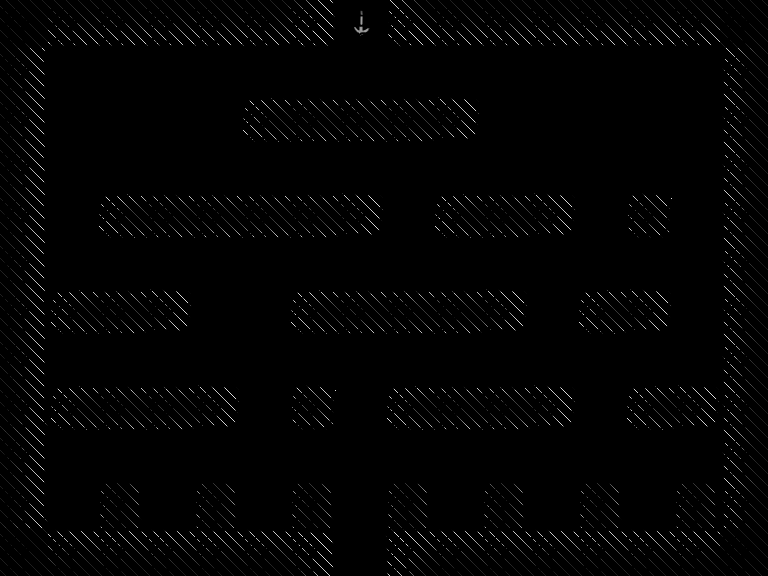

This game map was drawn from its Tiled (.tmx) file and the tilesets committed beside it. A one-line description and the trimmed map source follow:
An orthogonal 16x12 tile map with 48x48 px tiles, 2 tile layers (Tiles, Objects), 2 tilesets and 1 object.

<map version="1.0" orientation="orthogonal" width="16" height="12" tilewidth="48" tileheight="48">
 <tileset firstgid="1" name="objects" tilewidth="48" tileheight="48">
  <image source="img/tiles/objects.png" width="192" height="192" />
  <tile id="0">
   <properties>
    <property name="components" value="Player" />
    <property name="object" value="" />
   </properties>
  </tile>
  <tile id="1">
   <properties>
    <property name="components" value="Finish" />
    <property name="object" value="" />
   </properties>
  </tile>
  <tile id="2">
   <properties>
    <property name="components" value="Dead" />
    <property name="object" value="" />
   </properties>
  </tile>
  <tile id="3">
   <properties>
    <property name="components" value="Wall" />
    <property name="object" value="" />
   </properties>
  </tile>
  <tile id="4">
   <properties>
    <property name="components" value="CellNormal" />
    <property name="object" value="" />
   </properties>
  </tile>
  <tile id="5">
   <properties>
    <property name="components" value="CellJump" />
    <property name="object" value="" />
   </properties>
  </tile>
  <tile id="8">
   <properties>
    <property name="components" value="CellNormal" />
    <property name="object" value="" />
   </properties>
  </tile>
 </tileset>
 <tileset firstgid="17" name="standard" tilewidth="48" tileheight="48">
  <image source="img/tiles/standard.png" width="384" height="384" />
  <tile id="13">
   <properties>
    <property name="components" value="Finish" />
   </properties>
  </tile>
  <tile id="14">
   <properties>
    <property name="components" value="Finish" />
   </properties>
  </tile>
  <tile id="21">
   <properties>
    <property name="components" value="Finish" />
   </properties>
  </tile>
 </tileset>
 <layer name="Tiles" width="16" height="12">
  <data>[192 cells, 95 non-empty, 18 distinct tile ids]</data>
 </layer>
 <layer name="Objects" width="16" height="12">
  <data>[192 cells, 94 non-empty, 2 distinct tile ids]</data>
 </layer>
 <objectgroup name="Calque d'objets 1" width="16" height="12">
  <object x="53" y="59" width="362" height="77">
   <properties>
    <property name="components" value="IngameMessage" />
    <property name="image" value="RESET" />
   </properties>
  </object>
 </objectgroup>
</map>
